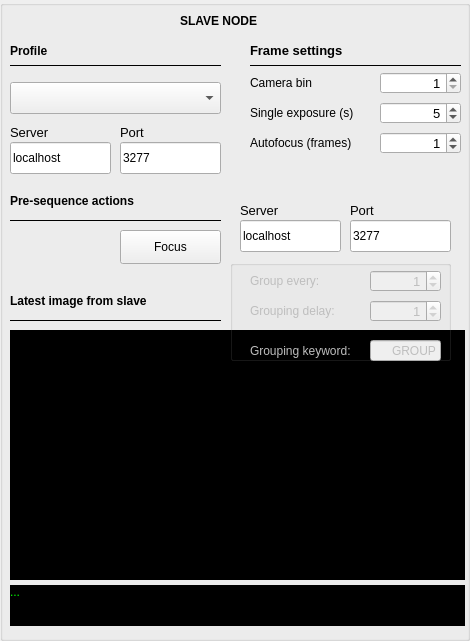
   <widget class="QGroupBox" name="slaveSystem">
    <property name="geometry">
     <rect>
      <x>470</x>
      <y>80</y>
      <width>470</width>
      <height>641</height>
     </rect>
    </property>
    <property name="title">
     <string/>
    </property>
    <widget class="QComboBox" name="slave_profile">
     <property name="geometry">
      <rect>
       <x>10</x>
       <y>82</y>
       <width>211</width>
       <height>32</height>
      </rect>
     </property>
     <property name="currentText">
      <string/>
     </property>
     <property name="currentIndex">
      <number>-1</number>
     </property>
    </widget>
    <widget class="QSpinBox" name="slave_bin">
     <property name="geometry">
      <rect>
       <x>380</x>
       <y>72</y>
       <width>81</width>
       <height>22</height>
      </rect>
     </property>
     <property name="font">
      <font>
       <pointsize>10</pointsize>
      </font>
     </property>
     <property name="contextMenuPolicy">
      <enum>Qt::ActionsContextMenu</enum>
     </property>
     <property name="toolTip">
      <string>Sets the camera bin</string>
     </property>
     <property name="alignment">
      <set>Qt::AlignRight|Qt::AlignTrailing|Qt::AlignVCenter</set>
     </property>
     <property name="minimum">
      <number>1</number>
     </property>
     <property name="maximum">
      <number>4</number>
     </property>
     <property name="value">
      <number>1</number>
     </property>
    </widget>
    <widget class="QLabel" name="label_172">
     <property name="geometry">
      <rect>
       <x>250</x>
       <y>40</y>
       <width>201</width>
       <height>21</height>
      </rect>
     </property>
     <property name="font">
      <font>
       <pointsize>10</pointsize>
       <weight>75</weight>
       <bold>true</bold>
      </font>
     </property>
     <property name="text">
      <string>Frame settings</string>
     </property>
    </widget>
    <widget class="Line" name="line_28">
     <property name="geometry">
      <rect>
       <x>250</x>
       <y>55</y>
       <width>211</width>
       <height>21</height>
      </rect>
     </property>
     <property name="font">
      <font>
       <pointsize>10</pointsize>
      </font>
     </property>
     <property name="frameShadow">
      <enum>QFrame::Plain</enum>
     </property>
     <property name="orientation">
      <enum>Qt::Horizontal</enum>
     </property>
    </widget>
    <widget class="QLineEdit" name="slave_host">
     <property name="geometry">
      <rect>
       <x>10</x>
       <y>142</y>
       <width>101</width>
       <height>32</height>
      </rect>
     </property>
     <property name="text">
      <string>localhost</string>
     </property>
     <property name="alignment">
      <set>Qt::AlignLeading|Qt::AlignLeft|Qt::AlignVCenter</set>
     </property>
    </widget>
    <widget class="QLineEdit" name="slave_port">
     <property name="geometry">
      <rect>
       <x>120</x>
       <y>142</y>
       <width>101</width>
       <height>32</height>
      </rect>
     </property>
     <property name="text">
      <string>3277</string>
     </property>
     <property name="alignment">
      <set>Qt::AlignLeading|Qt::AlignLeft|Qt::AlignVCenter</set>
     </property>
    </widget>
    <widget class="QLabel" name="label_173">
     <property name="geometry">
      <rect>
       <x>10</x>
       <y>122</y>
       <width>81</width>
       <height>21</height>
      </rect>
     </property>
     <property name="font">
      <font>
       <pointsize>10</pointsize>
      </font>
     </property>
     <property name="text">
      <string>Server</string>
     </property>
    </widget>
    <widget class="QLabel" name="label_174">
     <property name="geometry">
      <rect>
       <x>120</x>
       <y>122</y>
       <width>81</width>
       <height>21</height>
      </rect>
     </property>
     <property name="font">
      <font>
       <pointsize>10</pointsize>
      </font>
     </property>
     <property name="text">
      <string>Port</string>
     </property>
    </widget>
    <widget class="QSpinBox" name="slave_single_exposure">
     <property name="geometry">
      <rect>
       <x>380</x>
       <y>102</y>
       <width>81</width>
       <height>22</height>
      </rect>
     </property>
     <property name="font">
      <font>
       <pointsize>10</pointsize>
      </font>
     </property>
     <property name="contextMenuPolicy">
      <enum>Qt::ActionsContextMenu</enum>
     </property>
     <property name="toolTip">
      <string>Sets the exposure time</string>
     </property>
     <property name="alignment">
      <set>Qt::AlignRight|Qt::AlignTrailing|Qt::AlignVCenter</set>
     </property>
     <property name="minimum">
      <number>0</number>
     </property>
     <property name="maximum">
      <number>10000000</number>
     </property>
     <property name="value">
      <number>5</number>
     </property>
    </widget>
    <widget class="QSpinBox" name="focus_every_slave">
     <property name="geometry">
      <rect>
       <x>380</x>
       <y>132</y>
       <width>81</width>
       <height>22</height>
      </rect>
     </property>
     <property name="font">
      <font>
       <pointsize>10</pointsize>
      </font>
     </property>
     <property name="contextMenuPolicy">
      <enum>Qt::ActionsContextMenu</enum>
     </property>
     <property name="toolTip">
      <string>Autofocus every</string>
     </property>
     <property name="alignment">
      <set>Qt::AlignRight|Qt::AlignTrailing|Qt::AlignVCenter</set>
     </property>
     <property name="minimum">
      <number>0</number>
     </property>
     <property name="maximum">
      <number>100</number>
     </property>
     <property name="value">
      <number>1</number>
     </property>
    </widget>
    <widget class="QLabel" name="slave_image">
     <property name="geometry">
      <rect>
       <x>10</x>
       <y>330</y>
       <width>455</width>
       <height>250</height>
      </rect>
     </property>
     <property name="styleSheet">
      <string notr="true">background-color: rgb(0, 0, 0);</string>
     </property>
     <property name="text">
      <string/>
     </property>
     <property name="alignment">
      <set>Qt::AlignCenter</set>
     </property>
    </widget>
    <widget class="Line" name="line_31">
     <property name="geometry">
      <rect>
       <x>10</x>
       <y>310</y>
       <width>211</width>
       <height>21</height>
      </rect>
     </property>
     <property name="font">
      <font>
       <pointsize>10</pointsize>
      </font>
     </property>
     <property name="frameShadow">
      <enum>QFrame::Plain</enum>
     </property>
     <property name="orientation">
      <enum>Qt::Horizontal</enum>
     </property>
    </widget>
    <widget class="QLabel" name="label_169">
     <property name="geometry">
      <rect>
       <x>10</x>
       <y>290</y>
       <width>201</width>
       <height>21</height>
      </rect>
     </property>
     <property name="font">
      <font>
       <weight>75</weight>
       <bold>true</bold>
      </font>
     </property>
     <property name="text">
      <string>Latest image from slave</string>
     </property>
    </widget>
    <widget class="QLabel" name="label_170">
     <property name="geometry">
      <rect>
       <x>10</x>
       <y>40</y>
       <width>201</width>
       <height>21</height>
      </rect>
     </property>
     <property name="font">
      <font>
       <weight>75</weight>
       <bold>true</bold>
      </font>
     </property>
     <property name="text">
      <string>Profile</string>
     </property>
    </widget>
    <widget class="Line" name="line_32">
     <property name="geometry">
      <rect>
       <x>10</x>
       <y>55</y>
       <width>211</width>
       <height>21</height>
      </rect>
     </property>
     <property name="font">
      <font>
       <pointsize>10</pointsize>
      </font>
     </property>
     <property name="frameShadow">
      <enum>QFrame::Plain</enum>
     </property>
     <property name="orientation">
      <enum>Qt::Horizontal</enum>
     </property>
    </widget>
    <widget class="QLabel" name="label_171">
     <property name="geometry">
      <rect>
       <x>10</x>
       <y>190</y>
       <width>201</width>
       <height>21</height>
      </rect>
     </property>
     <property name="font">
      <font>
       <weight>75</weight>
       <bold>true</bold>
      </font>
     </property>
     <property name="text">
      <string>Pre-sequence actions</string>
     </property>
    </widget>
    <widget class="QPushButton" name="slave_focus">
     <property name="enabled">
      <bool>true</bool>
     </property>
     <property name="geometry">
      <rect>
       <x>120</x>
       <y>230</y>
       <width>101</width>
       <height>34</height>
      </rect>
     </property>
     <property name="text">
      <string>Focus</string>
     </property>
    </widget>
    <widget class="Line" name="line_33">
     <property name="geometry">
      <rect>
       <x>10</x>
       <y>210</y>
       <width>211</width>
       <height>21</height>
      </rect>
     </property>
     <property name="font">
      <font>
       <pointsize>10</pointsize>
      </font>
     </property>
     <property name="frameShadow">
      <enum>QFrame::Plain</enum>
     </property>
     <property name="orientation">
      <enum>Qt::Horizontal</enum>
     </property>
    </widget>
    <widget class="QLabel" name="label_43">
     <property name="geometry">
      <rect>
       <x>250</x>
       <y>72</y>
       <width>91</width>
       <height>21</height>
      </rect>
     </property>
     <property name="text">
      <string>Camera bin</string>
     </property>
    </widget>
    <widget class="QLabel" name="label_44">
     <property name="geometry">
      <rect>
       <x>250</x>
       <y>102</y>
       <width>121</width>
       <height>21</height>
      </rect>
     </property>
     <property name="text">
      <string>Single exposure (s)</string>
     </property>
    </widget>
    <widget class="QLabel" name="fo_4">
     <property name="geometry">
      <rect>
       <x>250</x>
       <y>132</y>
       <width>121</width>
       <height>21</height>
      </rect>
     </property>
     <property name="text">
      <string>Autofocus (frames)</string>
     </property>
    </widget>
    <widget class="QLabel" name="label_178">
     <property name="geometry">
      <rect>
       <x>180</x>
       <y>10</y>
       <width>101</width>
       <height>21</height>
      </rect>
     </property>
     <property name="font">
      <font>
       <weight>75</weight>
       <bold>true</bold>
      </font>
     </property>
     <property name="text">
      <string>SLAVE NODE</string>
     </property>
    </widget>
    <widget class="QLabel" name="log_2">
     <property name="geometry">
      <rect>
       <x>10</x>
       <y>585</y>
       <width>455</width>
       <height>41</height>
      </rect>
     </property>
     <property name="styleSheet">
      <string notr="true">background-color: rgb(0, 0, 0);
color: rgb(0, 255, 0);</string>
     </property>
     <property name="text">
      <string>...</string>
     </property>
     <property name="alignment">
      <set>Qt::AlignLeading|Qt::AlignLeft|Qt::AlignTop</set>
     </property>
    </widget>
    <widget class="QLabel" name="label_166">
     <property name="geometry">
      <rect>
       <x>350</x>
       <y>200</y>
       <width>81</width>
       <height>21</height>
      </rect>
     </property>
     <property name="font">
      <font>
       <pointsize>10</pointsize>
      </font>
     </property>
     <property name="text">
      <string>Port</string>
     </property>
    </widget>
    <widget class="QLabel" name="label_165">
     <property name="geometry">
      <rect>
       <x>240</x>
       <y>200</y>
       <width>81</width>
       <height>21</height>
      </rect>
     </property>
     <property name="font">
      <font>
       <pointsize>10</pointsize>
      </font>
     </property>
     <property name="text">
      <string>Server</string>
     </property>
    </widget>
    <widget class="QLineEdit" name="master_host">
     <property name="geometry">
      <rect>
       <x>240</x>
       <y>220</y>
       <width>101</width>
       <height>32</height>
      </rect>
     </property>
     <property name="text">
      <string>localhost</string>
     </property>
     <property name="alignment">
      <set>Qt::AlignLeading|Qt::AlignLeft|Qt::AlignVCenter</set>
     </property>
    </widget>
    <widget class="QLineEdit" name="master_port">
     <property name="geometry">
      <rect>
       <x>350</x>
       <y>220</y>
       <width>101</width>
       <height>32</height>
      </rect>
     </property>
     <property name="text">
      <string>3277</string>
     </property>
     <property name="alignment">
      <set>Qt::AlignLeading|Qt::AlignLeft|Qt::AlignVCenter</set>
     </property>
    </widget>
    <widget class="QGroupBox" name="sm_burst_options">
     <property name="enabled">
      <bool>false</bool>
     </property>
     <property name="geometry">
      <rect>
       <x>230</x>
       <y>260</y>
       <width>221</width>
       <height>101</height>
      </rect>
     </property>
     <property name="title">
      <string/>
     </property>
     <property name="flat">
      <bool>true</bool>
     </property>
     <widget class="QLabel" name="fo_3">
      <property name="geometry">
       <rect>
        <x>20</x>
        <y>10</y>
        <width>131</width>
        <height>21</height>
       </rect>
      </property>
      <property name="font">
       <font>
        <weight>50</weight>
        <bold>false</bold>
       </font>
      </property>
      <property name="text">
       <string>Group every:</string>
      </property>
     </widget>
     <widget class="QSpinBox" name="sm_group_every">
      <property name="geometry">
       <rect>
        <x>140</x>
        <y>10</y>
        <width>71</width>
        <height>22</height>
       </rect>
      </property>
      <property name="font">
       <font>
        <pointsize>10</pointsize>
       </font>
      </property>
      <property name="contextMenuPolicy">
       <enum>Qt::ActionsContextMenu</enum>
      </property>
      <property name="toolTip">
       <string>Group every selected number of frames</string>
      </property>
      <property name="alignment">
       <set>Qt::AlignRight|Qt::AlignTrailing|Qt::AlignVCenter</set>
      </property>
      <property name="minimum">
       <number>0</number>
      </property>
      <property name="maximum">
       <number>100</number>
      </property>
      <property name="value">
       <number>1</number>
      </property>
     </widget>
     <widget class="QSpinBox" name="sm_group_delay">
      <property name="geometry">
       <rect>
        <x>140</x>
        <y>40</y>
        <width>71</width>
        <height>22</height>
       </rect>
      </property>
      <property name="font">
       <font>
        <pointsize>10</pointsize>
       </font>
      </property>
      <property name="contextMenuPolicy">
       <enum>Qt::ActionsContextMenu</enum>
      </property>
      <property name="toolTip">
       <string>Delay between groups</string>
      </property>
      <property name="alignment">
       <set>Qt::AlignRight|Qt::AlignTrailing|Qt::AlignVCenter</set>
      </property>
      <property name="minimum">
       <number>0</number>
      </property>
      <property name="maximum">
       <number>100</number>
      </property>
      <property name="value">
       <number>1</number>
      </property>
     </widget>
     <widget class="QLabel" name="fo_5">
      <property name="geometry">
       <rect>
        <x>20</x>
        <y>40</y>
        <width>131</width>
        <height>21</height>
       </rect>
      </property>
      <property name="font">
       <font>
        <weight>50</weight>
        <bold>false</bold>
       </font>
      </property>
      <property name="text">
       <string>Grouping delay:</string>
      </property>
     </widget>
     <widget class="QLineEdit" name="sm_group_keyword">
      <property name="geometry">
       <rect>
        <x>140</x>
        <y>80</y>
        <width>71</width>
        <height>21</height>
       </rect>
      </property>
      <property name="text">
       <string>GROUP</string>
      </property>
      <property name="alignment">
       <set>Qt::AlignRight|Qt::AlignTrailing|Qt::AlignVCenter</set>
      </property>
     </widget>
     <widget class="QLabel" name="fo_6">
      <property name="geometry">
       <rect>
        <x>20</x>
        <y>80</y>
        <width>131</width>
        <height>21</height>
       </rect>
      </property>
      <property name="font">
       <font>
        <weight>50</weight>
        <bold>false</bold>
       </font>
      </property>
      <property name="text">
       <string>Grouping keyword:</string>
      </property>
     </widget>
    </widget>
   </widget>
